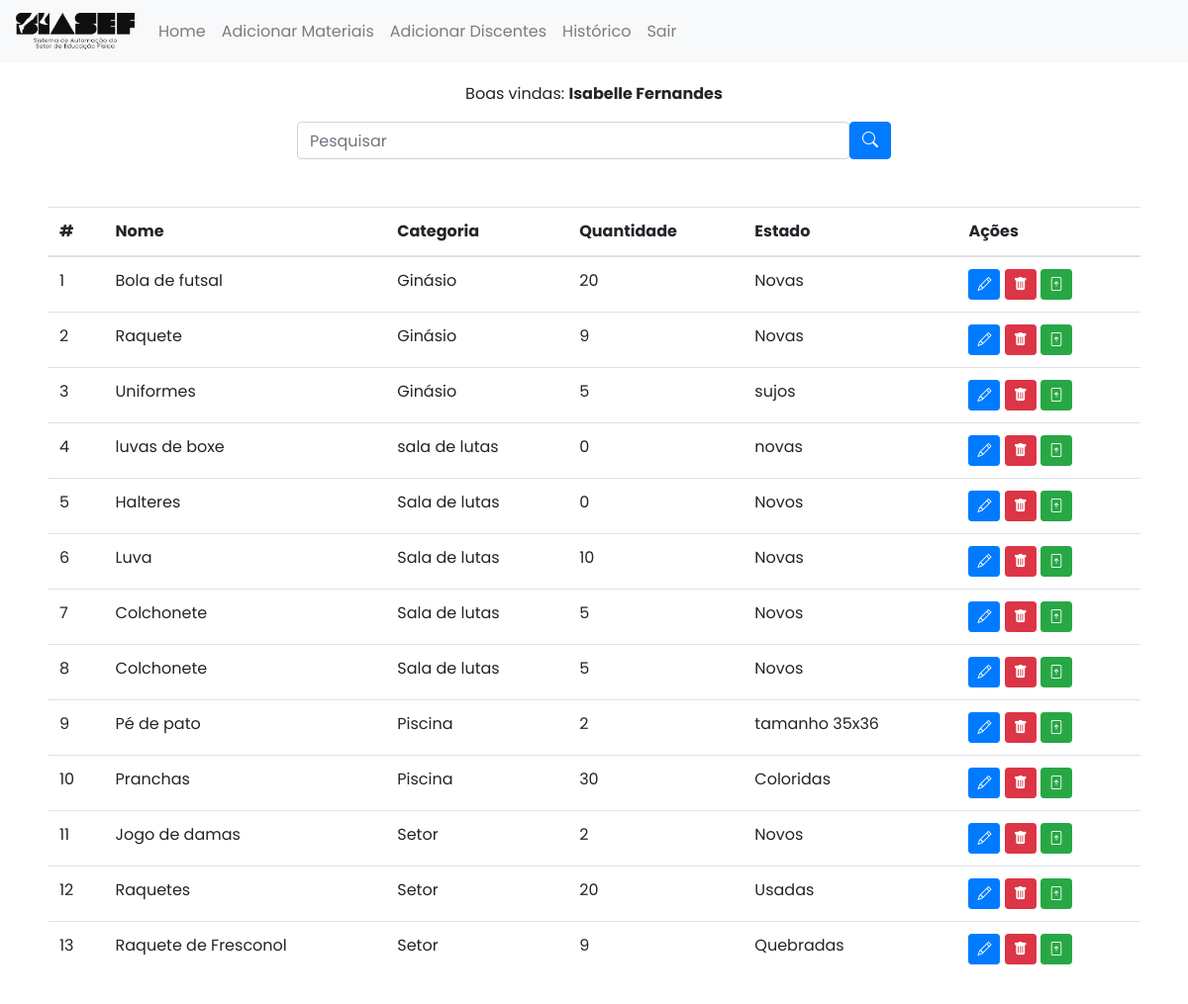
The page /sistema/sistema.php (signed in) on the database its author committed.
### tables this page shows
CREATE TABLE `respon` (
  `idrespon` int NOT NULL AUTO_INCREMENT,
  `nome` varchar(100) NOT NULL,
  `matricula` int NOT NULL,
  `senha` varchar(100) NOT NULL,
  PRIMARY KEY (`idrespon`)
);

CREATE TABLE `materiais` (
  `idmateriais` int NOT NULL AUTO_INCREMENT,
  `nome` varchar(100) NOT NULL,
  `categoria` varchar(100) NOT NULL,
  `qntd` int NOT NULL,
  `estado` varchar(100) DEFAULT NULL,
  PRIMARY KEY (`idmateriais`)
);

### sistema/sistema.php (the view, shortened to what this page needs)
<?php
    include_once('../config.php');
    if((!isset($_SESSION['matricula']) == true) and (!isset($_SESSION['senha']) == true)){
        header('Location: ../home/login.php');
    }else{
        $logado = $_SESSION['matricula'];
        $sqlNome = ("SELECT * FROM respon WHERE matricula LIKE '$logado'");
        $resultNome = $conn->query($sqlNome);
        if ($resultNome->num_rows > 0){
            while($user_data = mysqli_fetch_assoc($resultNome)){
                $respon = $user_data['nome'];
            }
        }else{
            echo "mensagem de erro para a busca do id do responsável";
        }
    }
    if(!empty($_GET['search'])){
       $data = $_GET['search'];
       $sql = "SELECT * FROM materiais WHERE idmateriais LIKE '%$data%' or nome LIKE '%$data%' or categoria LIKE '%$data%' or qntd LIKE '%$data%' or estado LIKE '%$data%' ORDER BY idmateriais";
    }else{
        $sql = "SELECT * FROM materiais ORDER BY idmateriais";
    }
    $result = $conn->query($sql);
?>
<!DOCTYPE html>
<html lang="pt-br">
<head>
    <?php include_once('./head-sistema.php')?>
</head>
<body>
<div class="head">
    <p>Boas vindas: <span><?php echo $respon; ?></span></p>
    <div class="box-search">
        <input class="form-control w=10" type="search" name="" id="pesquisar" placeholder="Pesquisar">
        <button onclick="searchData()" class="btn btn-primary"><i class="bi bi-search"></i></button>
    </div>
</div>
    <div class="m-5 table-responsive-sm">
        <table class="table table-hover">
            <thead>
                <tr>
                <th scope="col">#</th>
                <th scope="col">Nome</th>
                <th scope="col">Categoria</th>
                <th scope="col">Quantidade</th>
                <th scope="col">Estado</th>
                <th scope="col">Ações</th>
                </tr>
            </thead>
            <tbody>
                <?php
                    $count = 1;
                    while($user_data = mysqli_fetch_assoc($result)){
                        echo "<tr>";
                        $id = $user_data['idmateriais'];
                        echo "<td> ".$count++ . "</td>";
                        echo "<td>".$user_data['nome']. "</td>";
                        echo "<td>".$user_data['categoria']. "</td>";
                        echo "<td>".$user_data['qntd']. "</td>";
                        echo "<td>".$user_data['estado']. "</td>";
                        echo "<td>
                            <a class='btn btn-sm btn-primary' title='editar' href='./edit.php?idmateriais=$id'>
                                <i class='bi bi-pencil'></i>
                            </a>
                            <button title='excluir' class='btn btn-sm btn-danger' data-toggle='modal' data-target='#idmodal'>
                                <i class='bi bi-trash-fill'></i>
                            </button>
                            <a class='btn btn-sm btn-success' title='emprestar' href='../emprestimo/emprestimo.php?idmateriais=$id'>
                                <i class='bi bi-file-arrow-up'></i>
                            </a>
                        </td>";
                        echo "</tr>";
                    }
                ?>
            </tbody>
        </table>
    </div>
</body>
</html>

### style.css (style rules this page uses)
* { margin: 0; padding: 0; box-sizing: border-box; font-family: 'Poppins', sans-serif; }
.head { display: flex; flex-direction: column; align-items: center; justify-content: center; }
.head p { padding-top: 20px; }
.head p span { font-weight: bold; }
.box-search { display: flex; justify-content: center; align-items: center; width: 50%; }
button { border: 1px solid rgba(110, 110, 110, 0.253); padding: 5px; border-radius: 8px; -webkit-transition-duration: 0.4s; transition-duration: 0.4s; font-size: 1em; color: #000000; outline: 0; background: white; }

### rows shown on the page
respon: nome "Isabelle Fernandes"
materiais: nome "Bola de futsal", categoria "Ginásio", qntd "20", estado "Novas"
materiais: nome "Raquete", categoria "Ginásio", qntd "9", estado "Novas"
materiais: nome "Uniformes", categoria "Ginásio", qntd "5", estado "sujos"
materiais: nome "luvas de boxe", categoria "sala de lutas", qntd "0", estado "novas"
materiais: nome "Halteres", categoria "Sala de lutas", qntd "0", estado "Novos"
materiais: nome "Luva", categoria "Sala de lutas", qntd "10", estado "Novas"
materiais: nome "Colchonete", categoria "Sala de lutas", qntd "5", estado "Novos"
materiais: nome "Colchonete", categoria "Sala de lutas", qntd "5", estado "Novos"
materiais: nome "Pé de pato", categoria "Piscina", qntd "2", estado "tamanho 35x36"
materiais: nome "Pranchas", categoria "Piscina", qntd "30", estado "Coloridas"
materiais: nome "Jogo de damas", categoria "Setor", qntd "2", estado "Novos"
materiais: nome "Raquetes", categoria "Setor", qntd "20", estado "Usadas"
materiais: nome "Raquete de Fresconol", categoria "Setor", qntd "9", estado "Quebradas"
